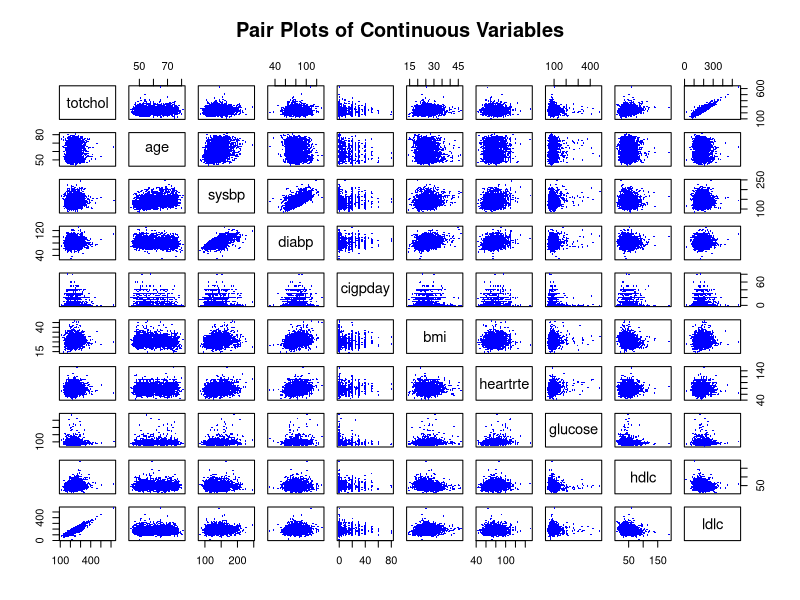

Write the R code that produced this figure.
## ---- chunk 1

library(knitr)
library(kableExtra)

fhsd <- read.csv('fhs.csv')

# pairs(~ totchol + ldlc, data = fhsd)
# pairs(~ diabp + totchol, data = fhsd)
# pair plots for continuous variables
pairs(~ totchol + age + sysbp + diabp + cigpday + bmi + 
        heartrte + glucose + hdlc + ldlc, 
      col = "blue",                                         # Change color
      pch = 18,                                            # Change shape of points
      cex = 0.4,
      gap = 1,
      main = "Pair Plots of Continuous Variables",
      data = fhsd)
## ---- chunk 2
# summary statistics on explanatory variables
kable(summary(fhsd), "latex", caption = "Summary Statistics", booktabs = T) %>%
kable_styling(latex_options = c("striped", "hold_position", "scale_down"))

by(fhsd$chdrisk, fhsd$sex, summary)
by(fhsd$chdrisk, fhsd$cursmoke, summary)
## ---- chunk 3
# design matrix excluding intercept
X <- model.matrix(lm(chdrisk ~ . -  1, data = fhsd))
# remove linearly dependent column (sexMale = 1 - sexFemale)
X <- X[,-1]
# calculate vif
vif <- diag(solve(cor(X)))

vif
## ---- chunk 4
# model with only intercept
M0 <- lm(chdrisk ~ 1, data = fhsd)
Mmax <- lm(chdrisk ~ (.)^2, data = fhsd)
# starting model for stepwise selection
Mstart <- lm(chdrisk ~ ., data = fhsd) 

# find model coefficients which are NA
beta.max <- coef(Mmax)
names(beta.max)[is.na(beta.max)]

# number of respondents in minor and lang covariates
kable(table(fhsd[c("cursmoke", "cigpday")]), "latex")
kable(table(fhsd[c("bpmeds", "prevhyp")]), "latex")


Mmax <- lm(chdrisk ~ (.)^2 - cursmoke:cigpday - bpmeds:prevhyp + 
             I(totchol ^ 2) + I(sysbp ^ 2) + I(diabp ^ 2) 
           + I(bmi ^ 2) + I(glucose ^ 2)
           + I(hdlc ^ 2) + I(ldlc ^ 2), data = fhsd)

anyNA(coef(Mmax)) # check if there are any remaining NAs


#forward model selection
system.time({
  Mfwd <- step(object = M0,
                scope = list(lower = M0, upper = Mmax),
                direction = "forward", trace = FALSE)
})

#backward model selection
system.time({
  Mback <- step(object = M0,
                scope = list(lower = M0, upper = Mmax),
                direction = "forward", trace = FALSE)
})

#stepwise model selection
system.time({
  Mstep <- step(object = Mstart,
                scope = list(lower = M0, upper = Mmax),
                direction = "both", trace = FALSE)
})

# Stepwise model selection
Mstep$call

# Forward model selection
Mfwd$call

# Backward model selection
Mback$call
